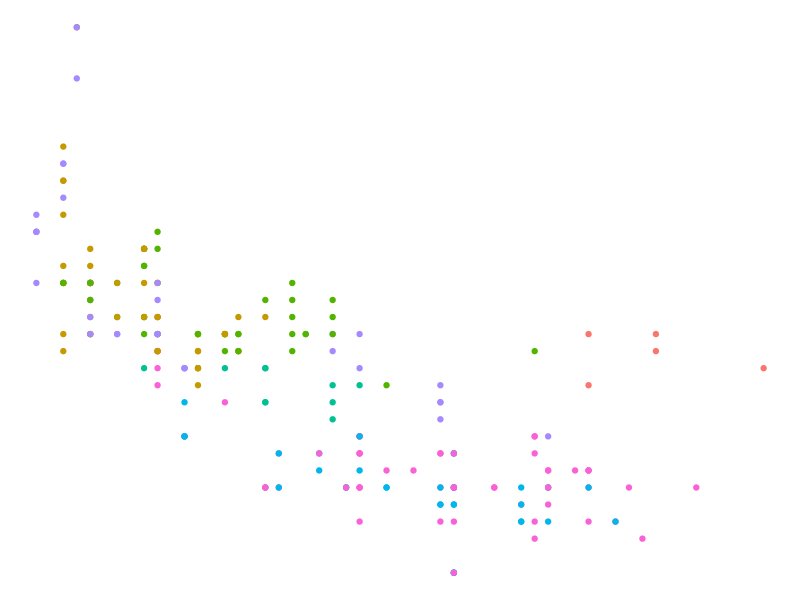
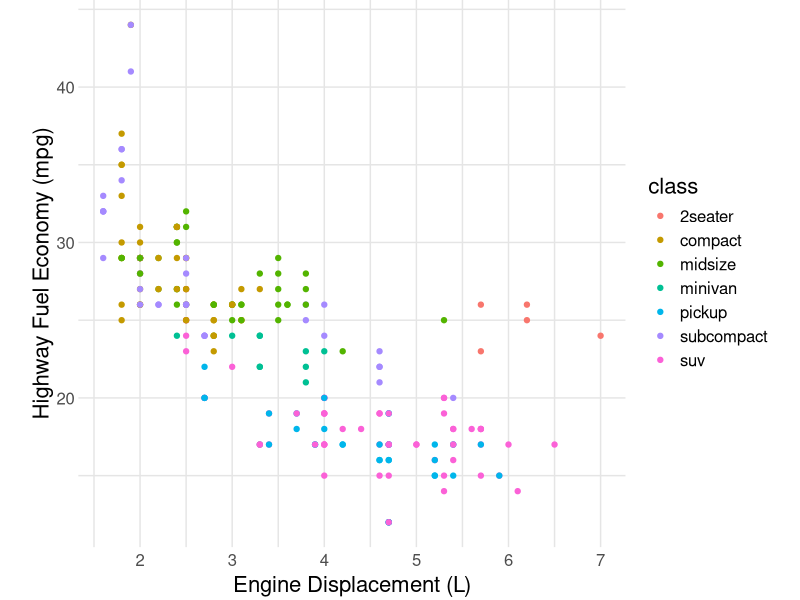
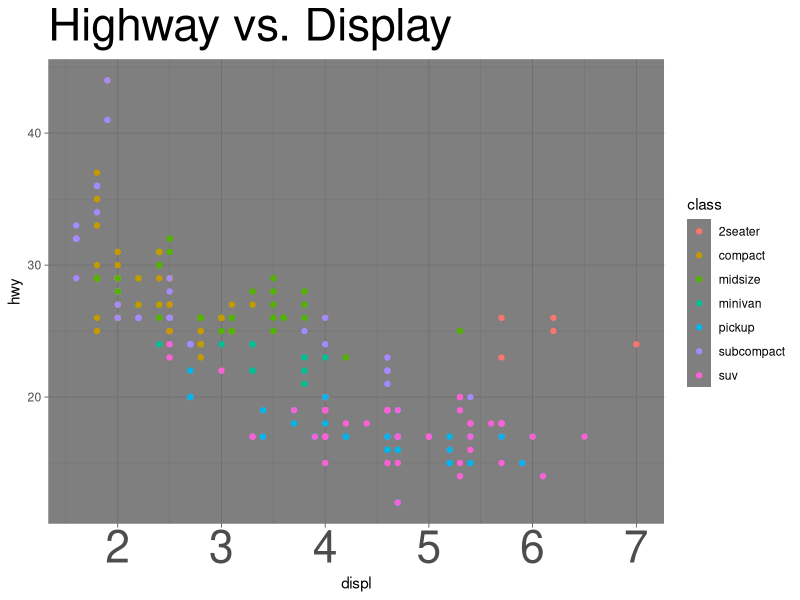

Generate these figures, in order, with R:
## ---- chunk 1
library(tidyverse)
# knitr options
library(tidyverse)
knitr::opts_chunk$set(echo = TRUE)
## ---- chunk 2
mpg %>%
  ggplot(aes(displ, hwy, color = class)) +
  geom_point() +
  theme_void() +
  guides(color = "none")

## ---- chunk 3
## NOTE: No need to edit; feel free to re-use this code!
theme_common <- function() {
  theme_minimal() %+replace%
  theme(
    axis.text.x = element_text(size = 12),
    axis.text.y = element_text(size = 12),
    axis.title.x = element_text(margin = margin(4, 4, 4, 4), size = 16),
    axis.title.y = element_text(margin = margin(4, 4, 4, 4), size = 16, angle = 90),

    legend.title = element_text(size = 16),
    legend.text = element_text(size = 12),

    strip.text.x = element_text(size = 12),
    strip.text.y = element_text(size = 12),

    panel.grid.major = element_line(color = "grey90"),
    panel.grid.minor = element_line(color = "grey90"),

    aspect.ratio = 4 / 4,

    plot.margin = unit(c(t = +0, b = +0, r = +0, l = +0), "cm"),
    plot.title = element_text(size = 18),
    plot.title.position = "plot",
    plot.subtitle = element_text(size = 16),
    plot.caption = element_text(size = 12)
  )
}
## ---- chunk 4
mpg %>%
  ggplot(aes(displ, hwy, color = class)) +
  geom_point() +
  labs(
    x = "Engine Displacement (L)",
    y = "Highway Fuel Economy (mpg)"
  ) +
  theme_common()
## ---- chunk 5
mpg %>%
  ggplot(aes(displ, hwy, color = class)) +
  geom_point() +
  labs(title = "Highway vs. Display") +
  theme_dark() +
  theme(
    axis.text.x = element_text(size = 32),
    plot.title = element_text(size = rel(3))
  )
